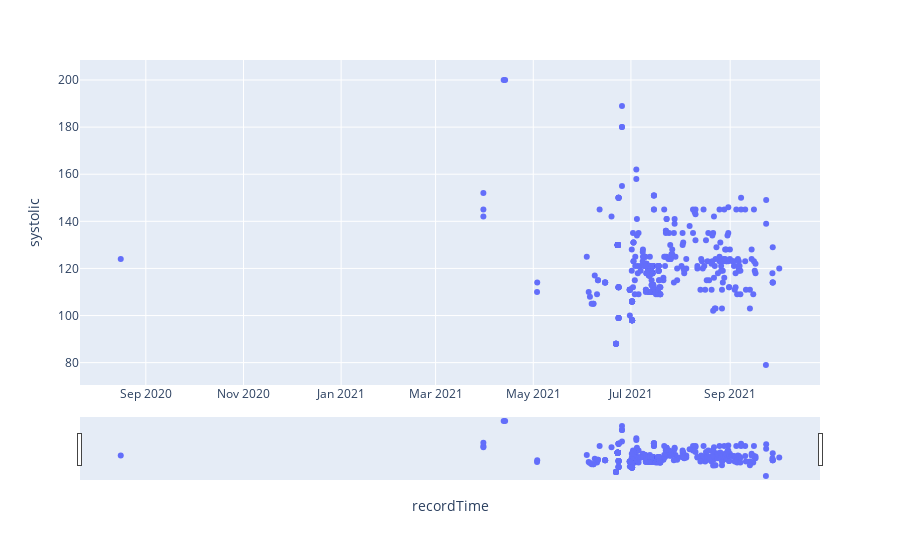

The code cell stored with this chart in its notebook:
### Code cell
fig = px.scatter(bp14042.reset_index(), x='recordTime', y='systolic',
                 #color='systolic_outliers', 
                 title='')
fig.update_xaxes(
    rangeslider_visible=True,
)
fig.show()

### Figure 1 — Plotly figure (JSON) as saved in the notebook; plotly's stock layout.template omitted (floating-point values rounded to 4 significant figures; data arrays with more than 128 entries replaced by an {"elided": "..."} marker saying what was removed)
{"data": [{"hovertemplate": "recordTime=%{x}<br>systolic=%{y}<extra></extra>", "legendgroup": "", "marker": {"color": "#636efa", "symbol": "circle"}, "mode": "markers", "name": "", "orientation": "v", "showlegend": false, "type": "scatter", "x": {"elided": "431 str values"}, "xaxis": "x", "y": {"elided": "431 int values"}, "yaxis": "y"}], "layout": {"legend": {"tracegroupgap": 0}, "margin": {"t": 60}, "xaxis": {"anchor": "y", "domain": [0, 1], "rangeslider": {"visible": true}, "title": {"text": "recordTime"}}, "yaxis": {"anchor": "x", "domain": [0, 1], "title": {"text": "systolic"}}}}
